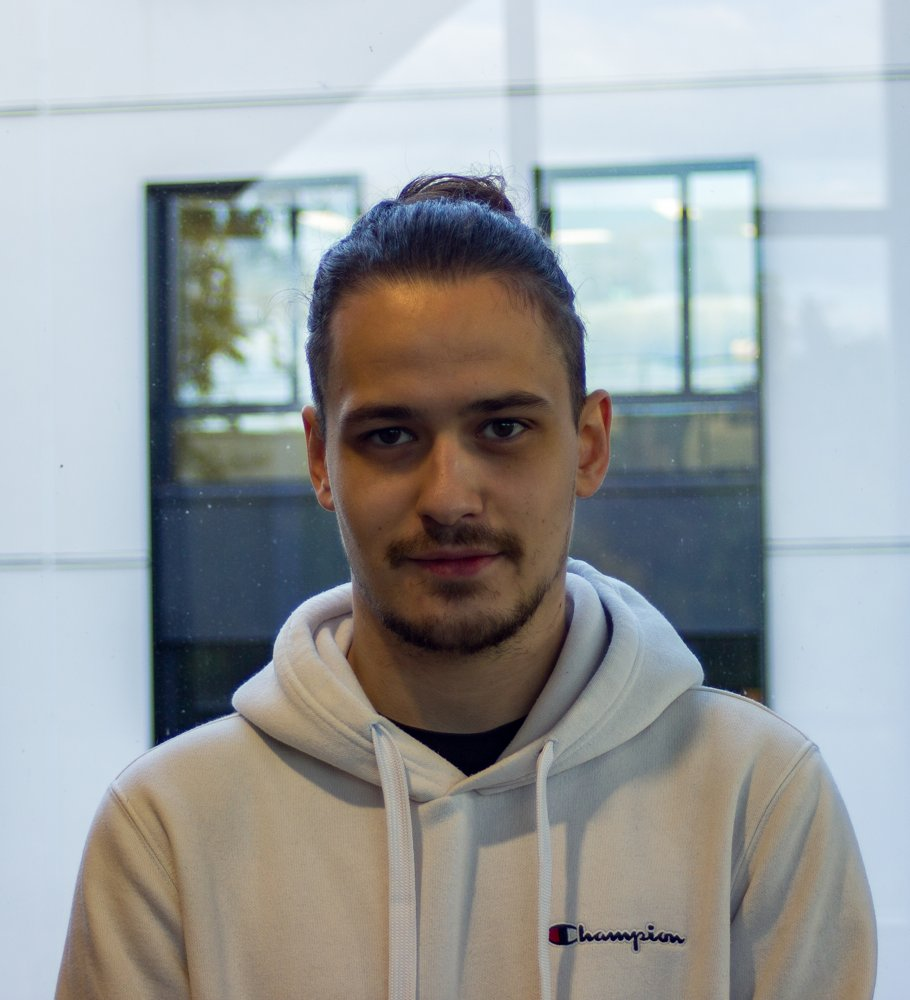
#> input picture frontend/assets/img/clement.jpg, 910 x 1000 px
$ python -i utils.py   (imports and definitions only)
#> lines starting #> are read from the running program, lines starting #| are printed output that depends on the picture
from users.models import CustomUser
from django.http import JsonResponse
from django.contrib.sites.shortcuts import get_current_site
from django.utils.http import urlsafe_base64_encode
from django.utils.encoding import force_bytes
from django.template.loader import render_to_string
from django.core.mail import EmailMessage
from django.core.validators import validate_email
from django.core.exceptions import ValidationError

from users.forbidden_usernames import check_if_forbidden_username
from users.tokens import account_activation_token, email_update_token
from py_backend import settings
import base64


import json
import os
import re

SPECIAL_CHARS = "+/*.,!?#%^&\{}[]=:;\'\"`~"


# [71 lines left out: functions email_is_valid, email_is_unique, username_is_valid, username_is_unique, tournament_username_is_unique, tournament_username_is_valid, not called in this run]

def validation_register(data):
	validation_errors = []

	username = data.get('username')
	email = data.get('email')

	is_valid_username, valid_username_response = username_is_valid(username)
	already_used_username, response_already_used_username = username_is_unique(username)
	is_valid_email, valid_email_response = email_is_valid(email)
	is_unique_email, unique_email_response = email_is_unique(email)

	if not is_valid_username:
		validation_errors.append(valid_username_response)
	if not already_used_username:
		validation_errors.append(response_already_used_username)
	if not is_valid_email:
		validation_errors.append(valid_email_response)
	if not is_unique_email:
		validation_errors.append(unique_email_response)
	return validation_errors


# [95 lines left out: functions decode_json_body, image_extension_is_valid, convert_image_to_base64, send_confirmation_email, send_update_email, utils_get_friendslist_data and 2 more, not called in this run]

>>> import cv2
>>> picture = cv2.imread('../../frontend/assets/img/clement.jpg', cv2.IMREAD_GRAYSCALE)
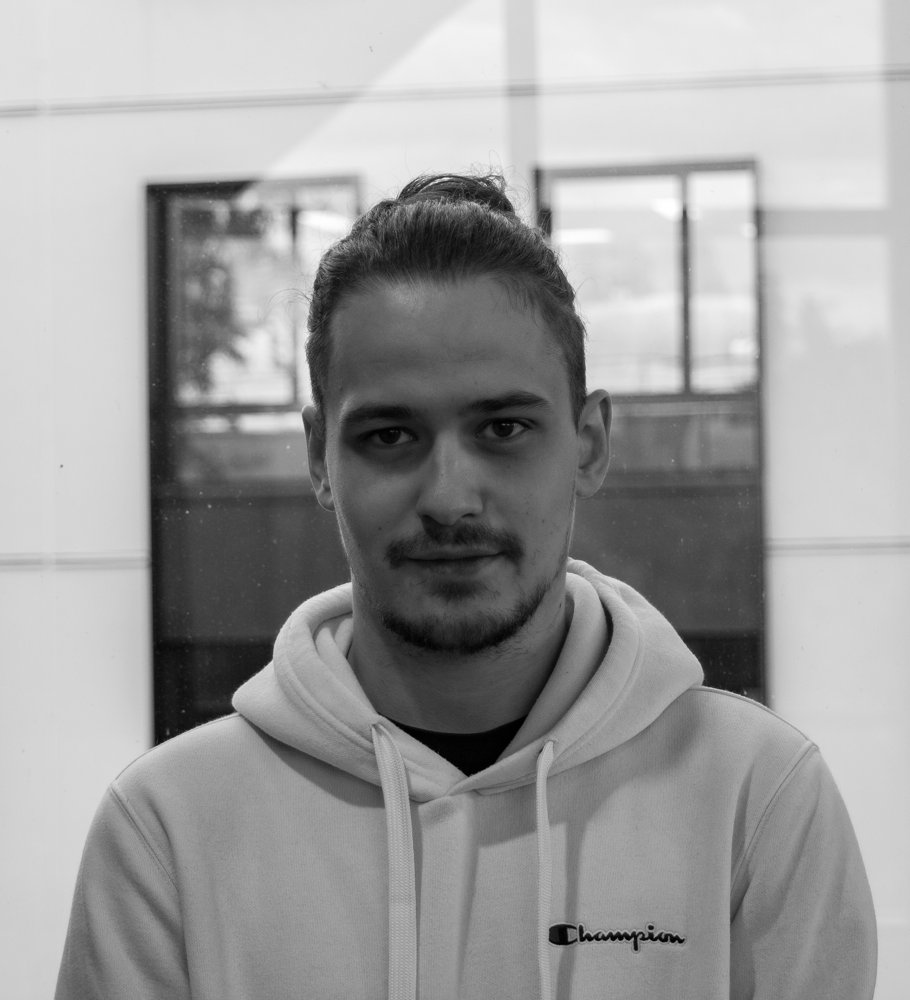
#> picture: shape (1000, 910); min 0, max 255, mean 157.5
#> (the run stopped early here; a loop or call above may not have finished)

$ run again, on frontend/assets/img/jocelyn.jpg
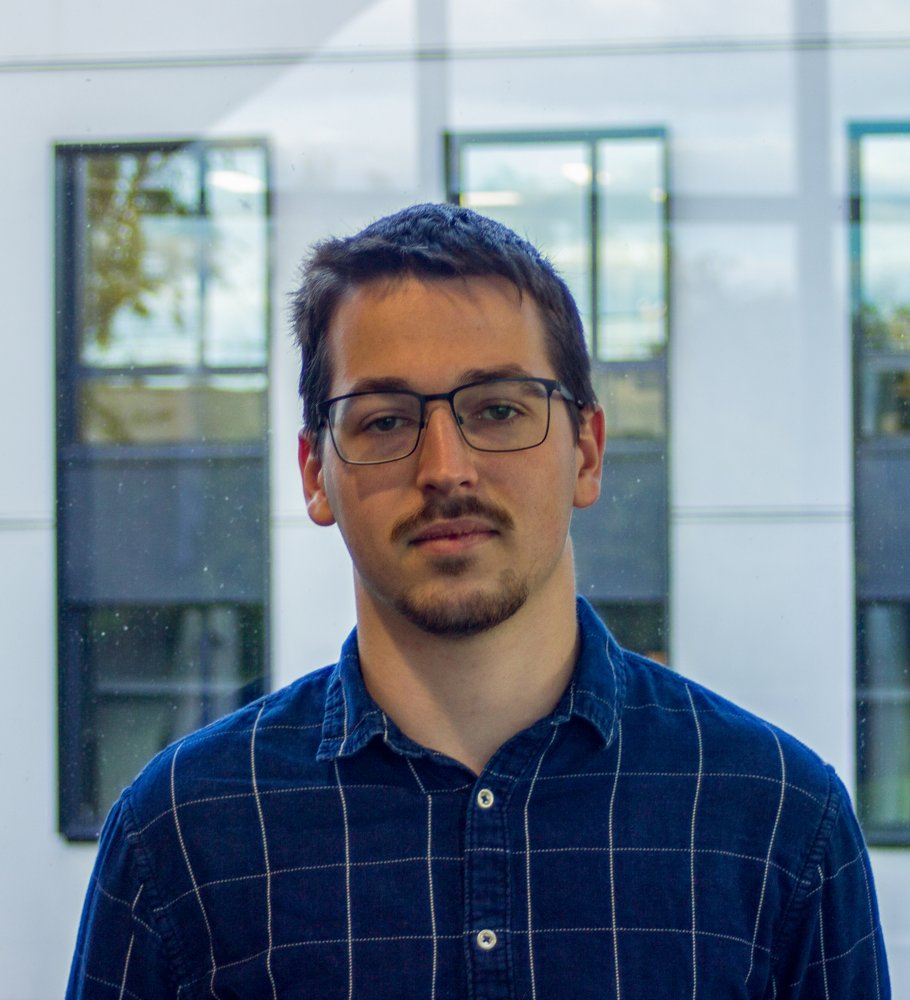
#> input picture frontend/assets/img/jocelyn.jpg, 910 x 1000 px
#> `picture = cv2.imread('../../frontend/assets/img/clement.jpg', cv2.IMRE..`:
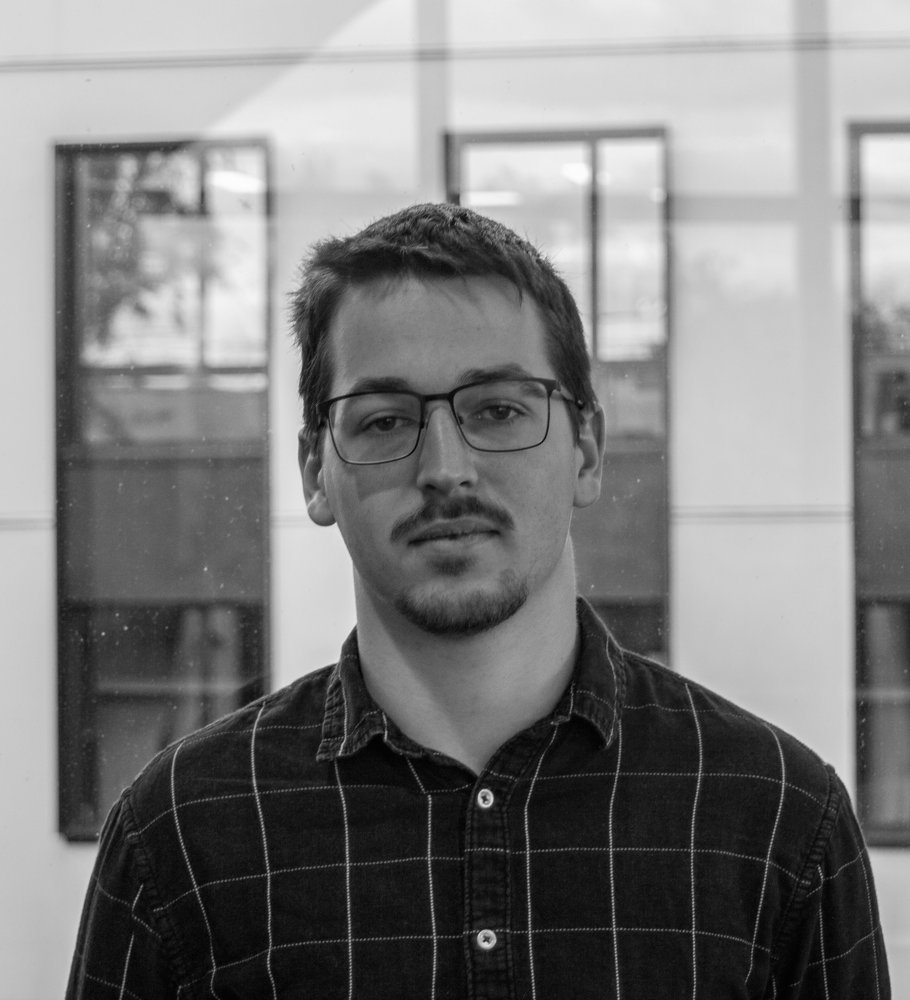
#> picture: shape (1000, 910); min 0, max 254, mean 126.3

$ run again, on frontend/assets/img/leo.jpg
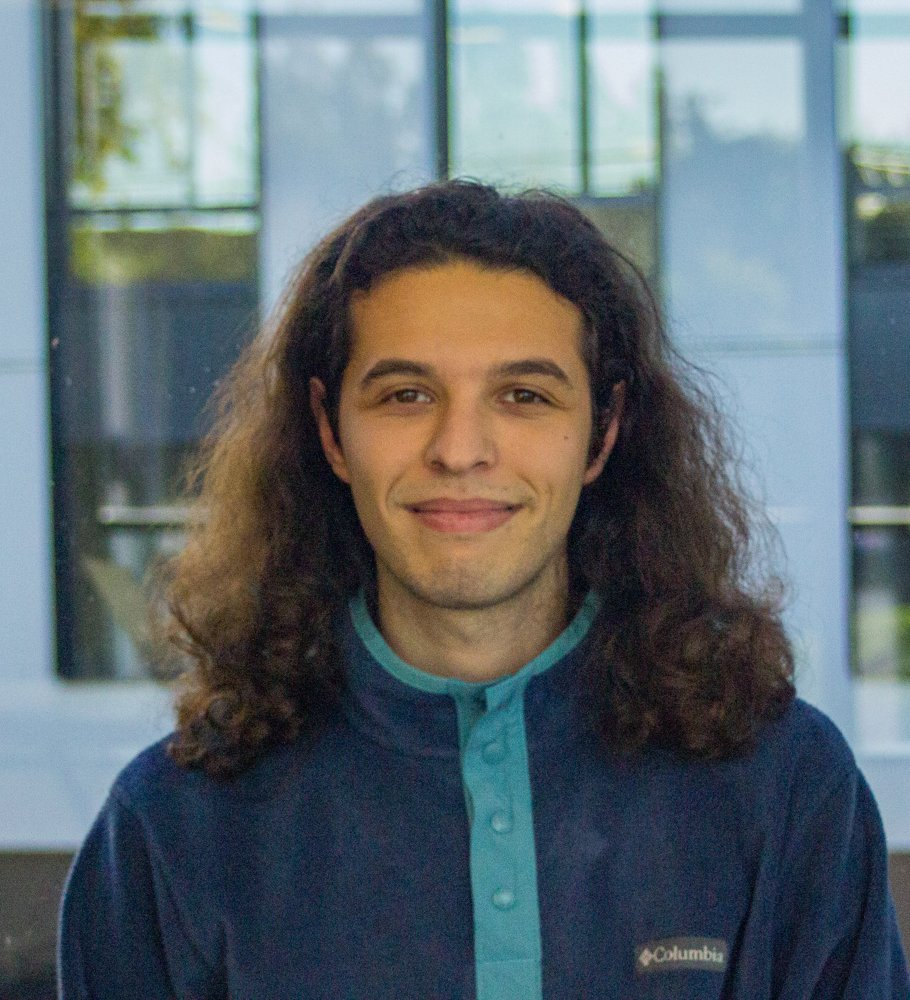
#> input picture frontend/assets/img/leo.jpg, 910 x 1000 px
#> `picture = cv2.imread('../../frontend/assets/img/clement.jpg', cv2.IMRE..`:
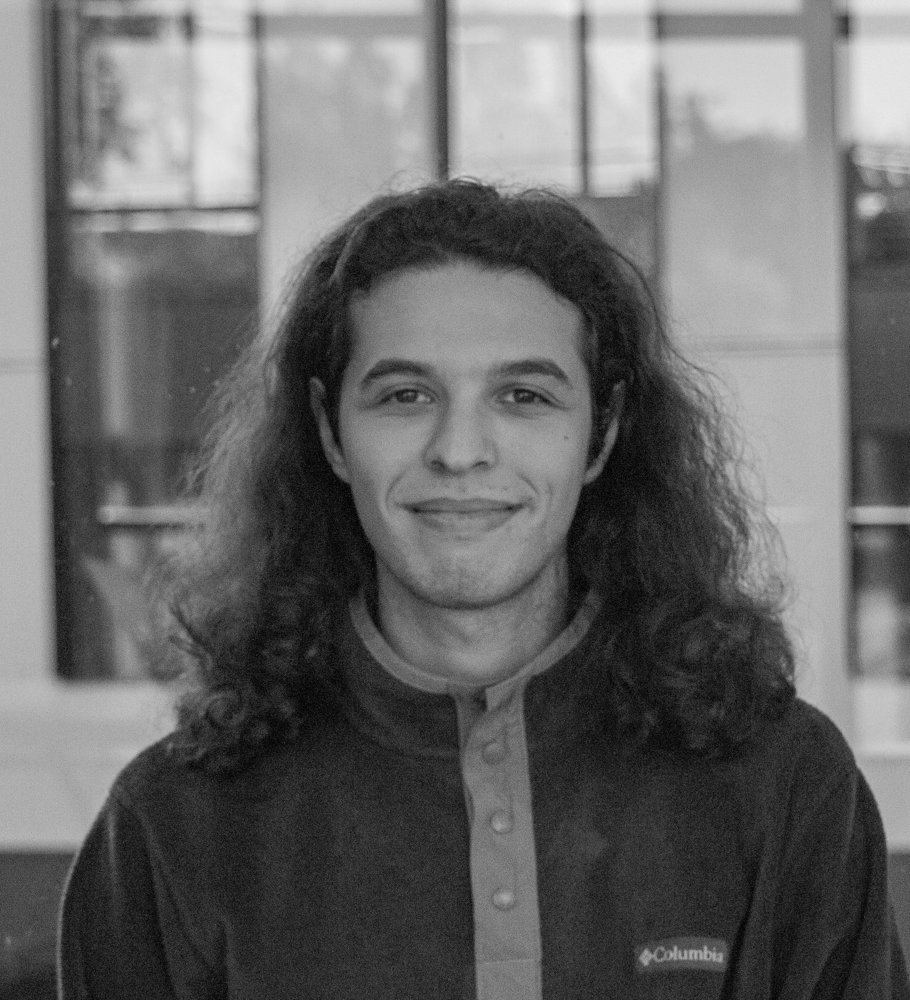
#> picture: shape (1000, 910); min 0, max 238, mean 104

$ run again, on frontend/assets/img/mathis.jpg
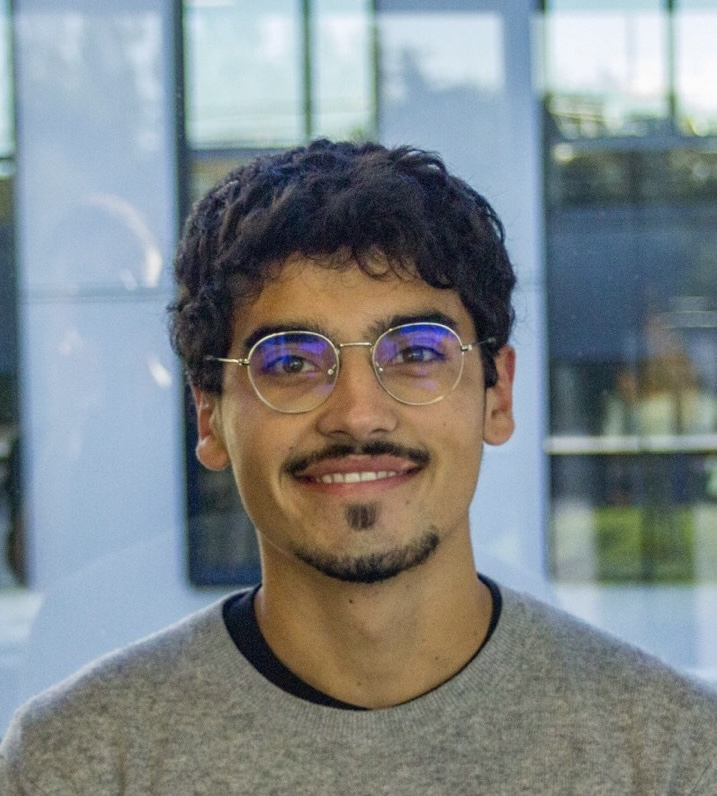
#> input picture frontend/assets/img/mathis.jpg, 717 x 796 px
#> `picture = cv2.imread('../../frontend/assets/img/clement.jpg', cv2.IMRE..`:
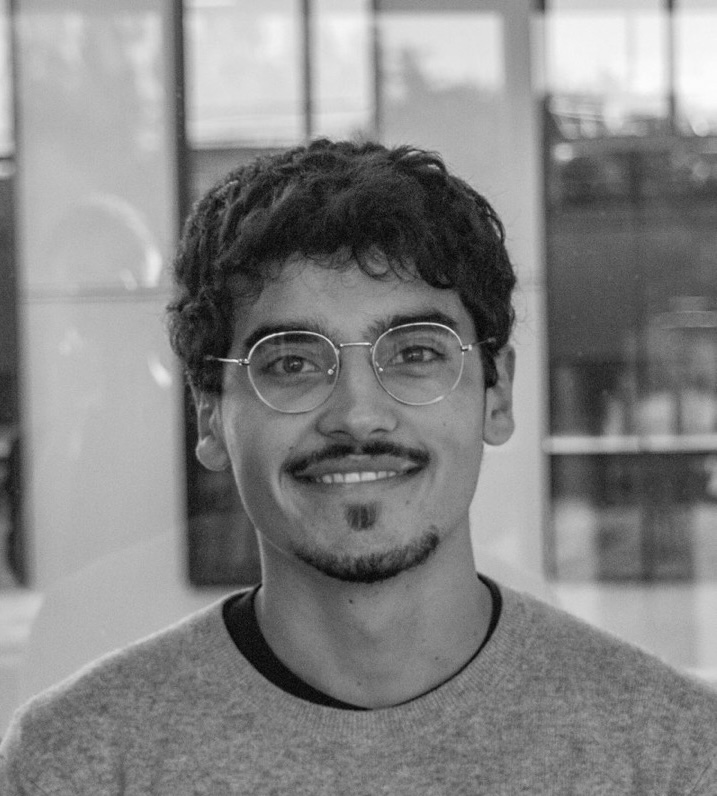
#> picture: shape (796, 717); min 2, max 253, mean 132.4
